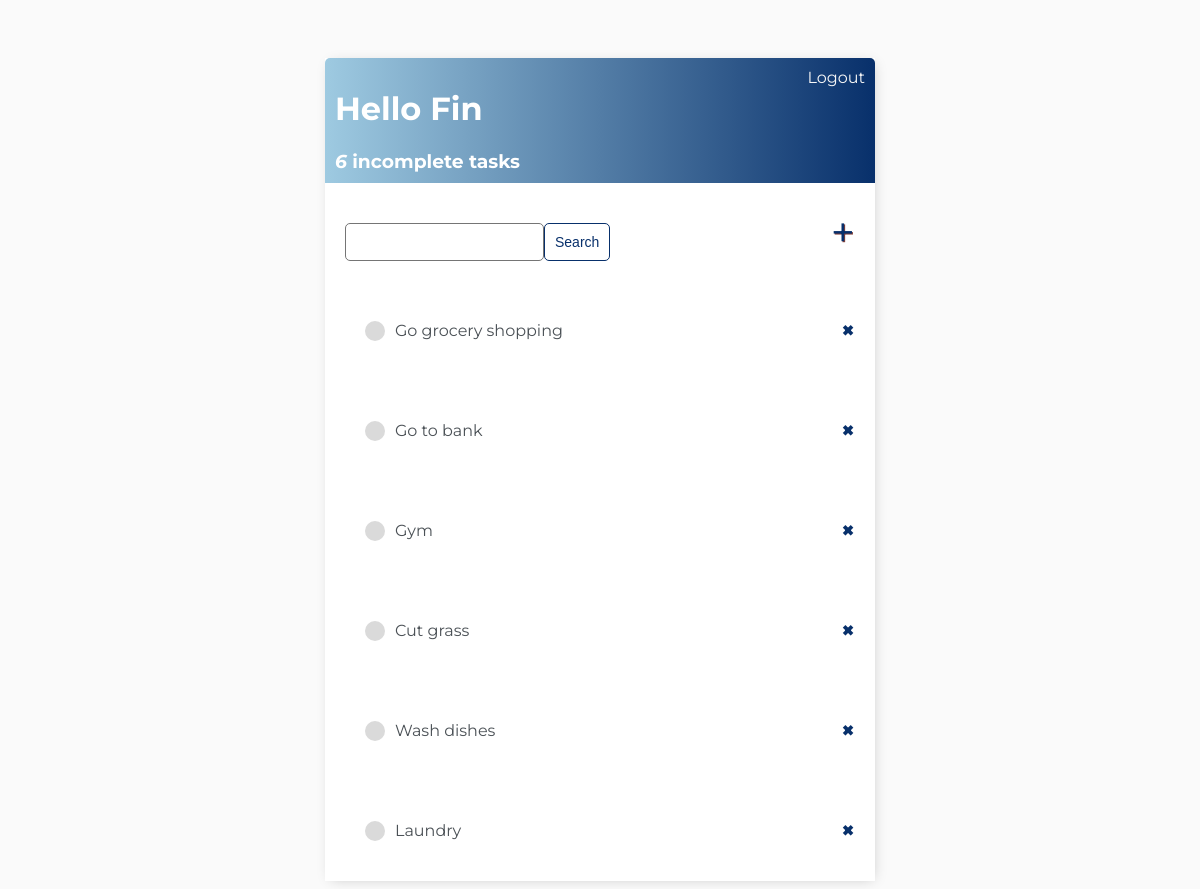
Before: / (signed in) with the older database file.
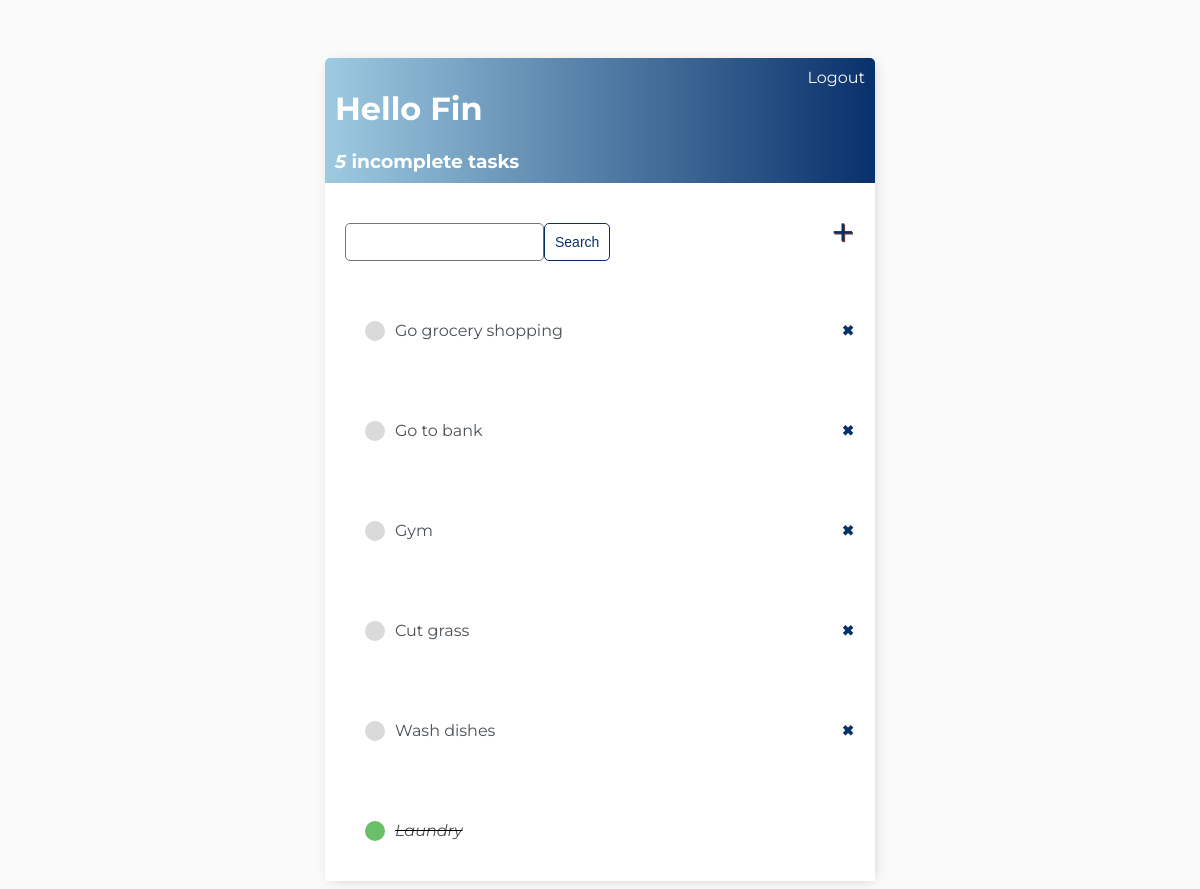
After: the same page with the newer database file.
### base/models.py (models this page shows)
class Task(models.Model):
    user = models.ForeignKey(User, on_delete=models.CASCADE, null=True, blank=True)
    title = models.CharField(max_length=200)
    description = models.TextField(null=True, blank=True)
    complete = models.BooleanField(default=False)
    created = models.DateTimeField(auto_now_add=True)
    def __str__(self):
        return self.title
    class Meta:
        ordering = ['complete']

### base/views.py (the view)
# urls.py: path('', TaskList.as_view(), name='tasks'),
class TaskList(LoginRequiredMixin, ListView):
    model = Task
    context_object_name = 'tasks'
    def get_context_data(self, **kwargs):
        context = super().get_context_data(**kwargs)
        context['count'] = context['tasks'].filter(complete=False).count()
        search_input = self.request.GET.get('search-area') or ''
        if search_input:
            context['tasks'] = context['tasks'].filter(
                title__contains=search_input)
        context['search_input'] = search_input
        return context

### base/templates/base/task_list.html
{% extends 'base/main.html' %}
{% block content %}
<div class="header-bar">
    <div>
        <h1>Hello {{request.user|title}}</h1>
        <h3 style="margin:0"> <i>{{count}}</i> incomplete tasks</h3>
    </div>
{% if request.user.is_authenticated %}
<a href="{% url 'logout' %}">Logout</a>
{% else %}
<a href="{% url 'login' %}">Login</a>
{% endif %}
</div>
<div id="search-add-wrapper">
    <form method="GET" style="margin-top: 20px;display: flex;">
        <input type="text" name="search-area" value="{{search_input}}">
        <input class="button" type="submit" value="Search">
    </form>
    <a id="add-link" href="{% url 'task-create' %}">&#x2b;</a>
</div>
<div class="task-items-wrapper">
    {% for task in tasks %}
        <div class="task-wrapper">
            {% if task.complete %}
                <div class="task-title">
                    <div class="task-complete-icon"></div>
                    <i><s><a href="{% url 'task-update' task.id %}">{{task}}</a></s></i>
                </div>
                {% else %}
                <div class="task-title">
                    <div class="task-incomplete-icon"></div>
                    <a href="{% url 'task-update' task.id %}">{{task}}</a>
                </div>
                <a class="delete-link" href="{% url 'task-delete' task.id %}">&#215;</a>
                {% endif %}
        </div>
        {% empty %}
        <h3>No items in list</h3>
        {% endfor %}
</div>
{% endblock %}

Changed rows visible on the page:
changed Task "Laundry": complete False → True (drawn)
Other visible differences:
{{ count }}: "6" → "5"
